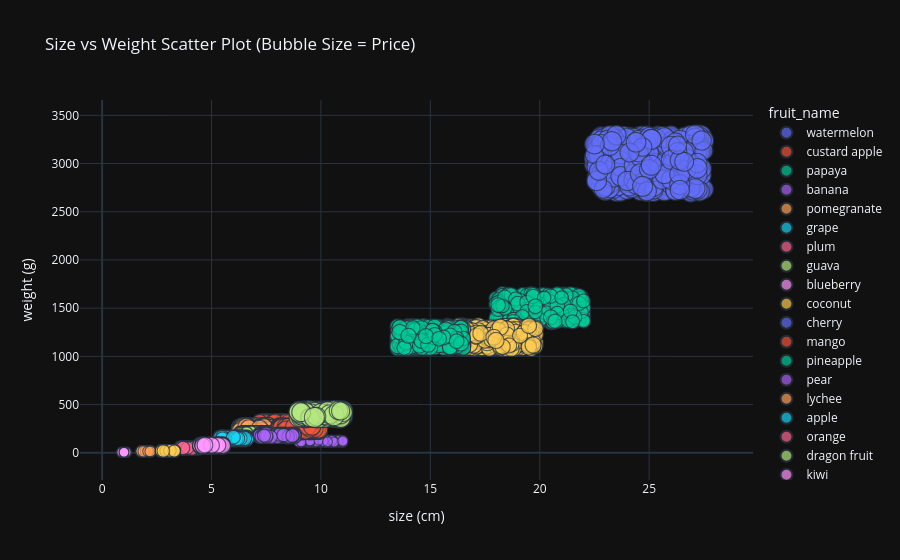

This figure's notebook cell:
### Markdown cell above
## 7. Create Scatter Plot for Size vs Weight

Plot a scatter plot of size versus weight, colored by fruit, with price as bubble size.

### Code cell
# Create Scatter Plot for Size vs Weight
fig = px.scatter(fruit_data, x='size (cm)', y='weight (g)', color='fruit_name',
                 size='avg_price (₹)', hover_data=['color', 'taste'],
                 title='Size vs Weight Scatter Plot (Bubble Size = Price)')
fig.show()

### Figure 1 — Plotly figure (JSON) as saved in the notebook; plotly's stock layout.template omitted (floating-point values rounded to 4 significant figures; data arrays with more than 128 entries replaced by an {"elided": "..."} marker saying what was removed)
{"data": [{"customdata": {"elided": "498x2 str values"}, "hovertemplate": "fruit_name=watermelon<br>size (cm)=%{x}<br>weight (g)=%{y}<br>avg_price (₹)=%{marker.size}<br>color=%{customdata[0]}<br>taste=%{customdata[1]}<extra></extra>", "legendgroup": "watermelon", "marker": {"color": "#636efa", "size": {"elided": "498 float values"}, "sizemode": "area", "sizeref": 0.4125, "symbol": "circle"}, "mode": "markers", "name": "watermelon", "showlegend": true, "type": "scattergl", "x": {"elided": "498 float values"}, "xaxis": "x", "y": {"elided": "498 float values"}, "yaxis": "y"}, {"customdata": {"elided": "516x2 str values"}, "hovertemplate": "fruit_name=custard apple<br>size (cm)=%{x}<br>weight (g)=%{y}<br>avg_price (₹)=%{marker.size}<br>color=%{customdata[0]}<br>taste=%{customdata[1]}<extra></extra>", "legendgroup": "custard apple", "marker": {"color": "#EF553B", "size": {"elided": "516 float values"}, "sizemode": "area", "sizeref": 0.4125, "symbol": "circle"}, "mode": "markers", "name": "custard apple", "showlegend": true, "type": "scattergl", "x": {"elided": "516 float values"}, "xaxis": "x", "y": {"elided": "516 float values"}, "yaxis": "y"}, {"customdata": {"elided": "509x2 str values"}, "hovertemplate": "fruit_name=papaya<br>size (cm)=%{x}<br>weight (g)=%{y}<br>avg_price (₹)=%{marker.size}<br>color=%{customdata[0]}<br>taste=%{customdata[1]}<extra></extra>", "legendgroup": "papaya", "marker": {"color": "#00cc96", "size": {"elided": "509 float values"}, "sizemode": "area", "sizeref": 0.4125, "symbol": "circle"}, "mode": "markers", "name": "papaya", "showlegend": true, "type": "scattergl", "x": {"elided": "509 float values"}, "xaxis": "x", "y": {"elided": "509 float values"}, "yaxis": "y"}, {"customdata": {"elided": "502x2 str values"}, "hovertemplate": "fruit_name=banana<br>size (cm)=%{x}<br>weight (g)=%{y}<br>avg_price (₹)=%{marker.size}<br>color=%{customdata[0]}<br>taste=%{customdata[1]}<extra></extra>", "legendgroup": "banana", "marker": {"color": "#ab63fa", "size": {"elided": "502 float values"}, "sizemode": "area", "sizeref": 0.4125, "symbol": "circle"}, "mode": "markers", "name": "banana", "showlegend": true, "type": "scattergl", "x": {"elided": "502 float values"}, "xaxis": "x", "y": {"elided": "502 float values"}, "yaxis": "y"}, {"customdata": {"elided": "534x2 str values"}, "hovertemplate": "fruit_name=pomegranate<br>size (cm)=%{x}<br>weight (g)=%{y}<br>avg_price (₹)=%{marker.size}<br>color=%{customdata[0]}<br>taste=%{customdata[1]}<extra></extra>", "legendgroup": "pomegranate", "marker": {"color": "#FFA15A", "size": {"elided": "534 float values"}, "sizemode": "area", "sizeref": 0.4125, "symbol": "circle"}, "mode": "markers", "name": "pomegranate", "showlegend": true, "type": "scattergl", "x": {"elided": "534 float values"}, "xaxis": "x", "y": {"elided": "534 float values"}, "yaxis": "y"}, {"customdata": {"elided": "499x2 str values"}, "hovertemplate": "fruit_name=grape<br>size (cm)=%{x}<br>weight (g)=%{y}<br>avg_price (₹)=%{marker.size}<br>color=%{customdata[0]}<br>taste=%{customdata[1]}<extra></extra>", "legendgroup": "grape", "marker": {"color": "#19d3f3", "size": {"elided": "499 float values"}, "sizemode": "area", "sizeref": 0.4125, "symbol": "circle"}, "mode": "markers", "name": "grape", "showlegend": true, "type": "scattergl", "x": {"elided": "499 float values"}, "xaxis": "x", "y": {"elided": "499 float values"}, "yaxis": "y"}, {"customdata": {"elided": "489x2 str values"}, "hovertemplate": "fruit_name=plum<br>size (cm)=%{x}<br>weight (g)=%{y}<br>avg_price (₹)=%{marker.size}<br>color=%{customdata[0]}<br>taste=%{customdata[1]}<extra></extra>", "legendgroup": "plum", "marker": {"color": "#FF6692", "size": {"elided": "489 float values"}, "sizemode": "area", "sizeref": 0.4125, "symbol": "circle"}, "mode": "markers", "name": "plum", "showlegend": true, "type": "scattergl", "x": {"elided": "489 float values"}, "xaxis": "x", "y": {"elided": "489 float values"}, "yaxis": "y"}, {"customdata": {"elided": "481x2 str values"}, "hovertemplate": "fruit_name=guava<br>size (cm)=%{x}<br>weight (g)=%{y}<br>avg_price (₹)=%{marker.size}<br>color=%{customdata[0]}<br>taste=%{customdata[1]}<extra></extra>", "legendgroup": "guava", "marker": {"color": "#B6E880", "size": {"elided": "481 float values"}, "sizemode": "area", "sizeref": 0.4125, "symbol": "circle"}, "mode": "markers", "name": "guava", "showlegend": true, "type": "scattergl", "x": {"elided": "481 float values"}, "xaxis": "x", "y": {"elided": "481 float values"}, "yaxis": "y"}, {"customdata": {"elided": "503x2 str values"}, "hovertemplate": "fruit_name=blueberry<br>size (cm)=%{x}<br>weight (g)=%{y}<br>avg_price (₹)=%{marker.size}<br>color=%{customdata[0]}<br>taste=%{customdata[1]}<extra></extra>", "legendgroup": "blueberry", "marker": {"color": "#FF97FF", "size": {"elided": "503 float values"}, "sizemode": "area", "sizeref": 0.4125, "symbol": "circle"}, "mode": "markers", "name": "blueberry", "showlegend": true, "type": "scattergl", "x": {"elided": "503 float values"}, "xaxis": "x", "y": {"elided": "503 float values"}, "yaxis": "y"}, {"customdata": {"elided": "502x2 str values"}, "hovertemplate": "fruit_name=coconut<br>size (cm)=%{x}<br>weight (g)=%{y}<br>avg_price (₹)=%{marker.size}<br>color=%{customdata[0]}<br>taste=%{customdata[1]}<extra></extra>", "legendgroup": "coconut", "marker": {"color": "#FECB52", "size": {"elided": "502 float values"}, "sizemode": "area", "sizeref": 0.4125, "symbol": "circle"}, "mode": "markers", "name": "coconut", "showlegend": true, "type": "scattergl", "x": {"elided": "502 float values"}, "xaxis": "x", "y": {"elided": "502 float values"}, "yaxis": "y"}, {"customdata": {"elided": "479x2 str values"}, "hovertemplate": "fruit_name=cherry<br>size (cm)=%{x}<br>weight (g)=%{y}<br>avg_price (₹)=%{marker.size}<br>color=%{customdata[0]}<br>taste=%{customdata[1]}<extra></extra>", "legendgroup": "cherry", "marker": {"color": "#636efa", "size": {"elided": "479 float values"}, "sizemode": "area", "sizeref": 0.4125, "symbol": "circle"}, "mode": "markers", "name": "cherry", "showlegend": true, "type": "scattergl", "x": {"elided": "479 float values"}, "xaxis": "x", "y": {"elided": "479 float values"}, "yaxis": "y"}, {"customdata": {"elided": "500x2 str values"}, "hovertemplate": "fruit_name=mango<br>size (cm)=%{x}<br>weight (g)=%{y}<br>avg_price (₹)=%{marker.size}<br>color=%{customdata[0]}<br>taste=%{customdata[1]}<extra></extra>", "legendgroup": "mango", "marker": {"color": "#EF553B", "size": {"elided": "500 float values"}, "sizemode": "area", "sizeref": 0.4125, "symbol": "circle"}, "mode": "markers", "name": "mango", "showlegend": true, "type": "scattergl", "x": {"elided": "500 float values"}, "xaxis": "x", "y": {"elided": "500 float values"}, "yaxis": "y"}, {"customdata": {"elided": "533x2 str values"}, "hovertemplate": "fruit_name=pineapple<br>size (cm)=%{x}<br>weight (g)=%{y}<br>avg_price (₹)=%{marker.size}<br>color=%{customdata[0]}<br>taste=%{customdata[1]}<extra></extra>", "legendgroup": "pineapple", "marker": {"color": "#00cc96", "size": {"elided": "533 float values"}, "sizemode": "area", "sizeref": 0.4125, "symbol": "circle"}, "mode": "markers", "name": "pineapple", "showlegend": true, "type": "scattergl", "x": {"elided": "533 float values"}, "xaxis": "x", "y": {"elided": "533 float values"}, "yaxis": "y"}, {"customdata": {"elided": "534x2 str values"}, "hovertemplate": "fruit_name=pear<br>size (cm)=%{x}<br>weight (g)=%{y}<br>avg_price (₹)=%{marker.size}<br>color=%{customdata[0]}<br>taste=%{customdata[1]}<extra></extra>", "legendgroup": "pear", "marker": {"color": "#ab63fa", "size": {"elided": "534 float values"}, "sizemode": "area", "sizeref": 0.4125, "symbol": "circle"}, "mode": "markers", "name": "pear", "showlegend": true, "type": "scattergl", "x": {"elided": "534 float values"}, "xaxis": "x", "y": {"elided": "534 float values"}, "yaxis": "y"}, {"customdata": {"elided": "502x2 str values"}, "hovertemplate": "fruit_name=lychee<br>size (cm)=%{x}<br>weight (g)=%{y}<br>avg_price (₹)=%{marker.size}<br>color=%{customdata[0]}<br>taste=%{customdata[1]}<extra></extra>", "legendgroup": "lychee", "marker": {"color": "#FFA15A", "size": {"elided": "502 float values"}, "sizemode": "area", "sizeref": 0.4125, "symbol": "circle"}, "mode": "markers", "name": "lychee", "showlegend": true, "type": "scattergl", "x": {"elided": "502 float values"}, "xaxis": "x", "y": {"elided": "502 float values"}, "yaxis": "y"}, {"customdata": {"elided": "492x2 str values"}, "hovertemplate": "fruit_name=apple<br>size (cm)=%{x}<br>weight (g)=%{y}<br>avg_price (₹)=%{marker.size}<br>color=%{customdata[0]}<br>taste=%{customdata[1]}<extra></extra>", "legendgroup": "apple", "marker": {"color": "#19d3f3", "size": {"elided": "492 float values"}, "sizemode": "area", "sizeref": 0.4125, "symbol": "circle"}, "mode": "markers", "name": "apple", "showlegend": true, "type": "scattergl", "x": {"elided": "492 float values"}, "xaxis": "x", "y": {"elided": "492 float values"}, "yaxis": "y"}, {"customdata": {"elided": "487x2 str values"}, "hovertemplate": "fruit_name=orange<br>size (cm)=%{x}<br>weight (g)=%{y}<br>avg_price (₹)=%{marker.size}<br>color=%{customdata[0]}<br>taste=%{customdata[1]}<extra></extra>", "legendgroup": "orange", "marker": {"color": "#FF6692", "size": {"elided": "487 float values"}, "sizemode": "area", "sizeref": 0.4125, "symbol": "circle"}, "mode": "markers", "name": "orange", "showlegend": true, "type": "scattergl", "x": {"elided": "487 float values"}, "xaxis": "x", "y": {"elided": "487 float values"}, "yaxis": "y"}, {"customdata": {"elided": "496x2 str values"}, "hovertemplate": "fruit_name=dragon fruit<br>size (cm)=%{x}<br>weight (g)=%{y}<br>avg_price (₹)=%{marker.size}<br>color=%{customdata[0]}<br>taste=%{customdata[1]}<extra></extra>", "legendgroup": "dragon fruit", "marker": {"color": "#B6E880", "size": {"elided": "496 float values"}, "sizemode": "area", "sizeref": 0.4125, "symbol": "circle"}, "mode": "markers", "name": "dragon fruit", "showlegend": true, "type": "scattergl", "x": {"elided": "496 float values"}, "xaxis": "x", "y": {"elided": "496 float values"}, "yaxis": "y"}, {"customdata": {"elided": "506x2 str values"}, "hovertemplate": "fruit_name=kiwi<br>size (cm)=%{x}<br>weight (g)=%{y}<br>avg_price (₹)=%{marker.size}<br>color=%{customdata[0]}<br>taste=%{customdata[1]}<extra></extra>", "legendgroup": "kiwi", "marker": {"color": "#FF97FF", "size": {"elided": "506 float values"}, "sizemode": "area", "sizeref": 0.4125, "symbol": "circle"}, "mode": "markers", "name": "kiwi", "showlegend": true, "type": "scattergl", "x": {"elided": "506 float values"}, "xaxis": "x", "y": {"elided": "506 float values"}, "yaxis": "y"}, {"customdata": {"elided": "438x2 str values"}, "hovertemplate": "fruit_name=strawberry<br>size (cm)=%{x}<br>weight (g)=%{y}<br>avg_price (₹)=%{marker.size}<br>color=%{customdata[0]}<br>taste=%{customdata[1]}<extra></extra>", "legendgroup": "strawberry", "marker": {"color": "#FECB52", "size": {"elided": "438 float values"}, "sizemode": "area", "sizeref": 0.4125, "symbol": "circle"}, "mode": "markers", "name": "strawberry", "showlegend": true, "type": "scattergl", "x": {"elided": "438 float values"}, "xaxis": "x", "y": {"elided": "438 float values"}, "yaxis": "y"}], "layout": {"legend": {"itemsizing": "constant", "title": {"text": "fruit_name"}, "tracegroupgap": 0}, "title": {"text": "Size vs Weight Scatter Plot (Bubble Size = Price)"}, "xaxis": {"anchor": "y", "domain": [0, 1], "title": {"text": "size (cm)"}}, "yaxis": {"anchor": "x", "domain": [0, 1], "title": {"text": "weight (g)"}}}}
